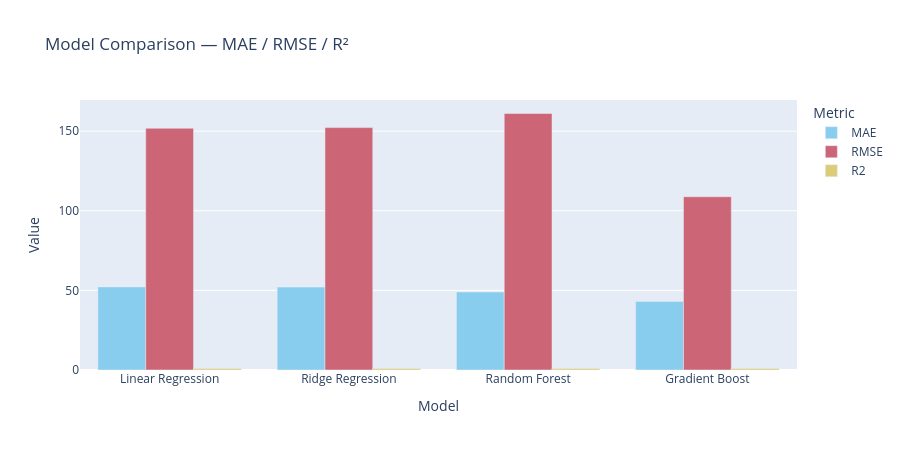

The notebook cell this image was saved under:
### Code cell
# Model Comparison Bar Chart
metrics_plot = results_df[['MAE', 'RMSE', 'R2']].reset_index()
metrics_plot = metrics_plot.melt(id_vars='index', var_name='Metric', value_name='Value')

fig = px.bar(metrics_plot, x='index', y='Value', color='Metric',
             barmode='group', title='Model Comparison — MAE / RMSE / R²',
             labels={'index': 'Model'},
             color_discrete_sequence=px.colors.qualitative.Safe)
fig.update_layout(height=450)
fig.show()

### Figure 1 — Plotly figure (JSON) as saved in the notebook; plotly's stock layout.template omitted (floating-point values rounded to 4 significant figures)
{"data": [{"alignmentgroup": "True", "hovertemplate": "Metric=MAE<br>Model=%{x}<br>Value=%{y}<extra></extra>", "legendgroup": "MAE", "marker": {"color": "rgb(136, 204, 238)", "pattern": {"shape": ""}}, "name": "MAE", "offsetgroup": "MAE", "orientation": "v", "showlegend": true, "textposition": "auto", "type": "bar", "x": ["Linear Regression", "Ridge Regression", "Random Forest", "Gradient Boost"], "xaxis": "x", "y": [52.18, 52.06, 48.97, 43.09], "yaxis": "y"}, {"alignmentgroup": "True", "hovertemplate": "Metric=RMSE<br>Model=%{x}<br>Value=%{y}<extra></extra>", "legendgroup": "RMSE", "marker": {"color": "rgb(204, 102, 119)", "pattern": {"shape": ""}}, "name": "RMSE", "offsetgroup": "RMSE", "orientation": "v", "showlegend": true, "textposition": "auto", "type": "bar", "x": ["Linear Regression", "Ridge Regression", "Random Forest", "Gradient Boost"], "xaxis": "x", "y": [151.8, 152.3, 161.1, 108.8], "yaxis": "y"}, {"alignmentgroup": "True", "hovertemplate": "Metric=R2<br>Model=%{x}<br>Value=%{y}<extra></extra>", "legendgroup": "R2", "marker": {"color": "rgb(221, 204, 119)", "pattern": {"shape": ""}}, "name": "R2", "offsetgroup": "R2", "orientation": "v", "showlegend": true, "textposition": "auto", "type": "bar", "x": ["Linear Regression", "Ridge Regression", "Random Forest", "Gradient Boost"], "xaxis": "x", "y": [0.953, 0.9527, 0.9471, 0.9758], "yaxis": "y"}], "layout": {"barmode": "group", "height": 450, "legend": {"title": {"text": "Metric"}, "tracegroupgap": 0}, "title": {"text": "Model Comparison — MAE / RMSE / R²"}, "xaxis": {"anchor": "y", "domain": [0, 1], "title": {"text": "Model"}}, "yaxis": {"anchor": "x", "domain": [0, 1], "title": {"text": "Value"}}}}
